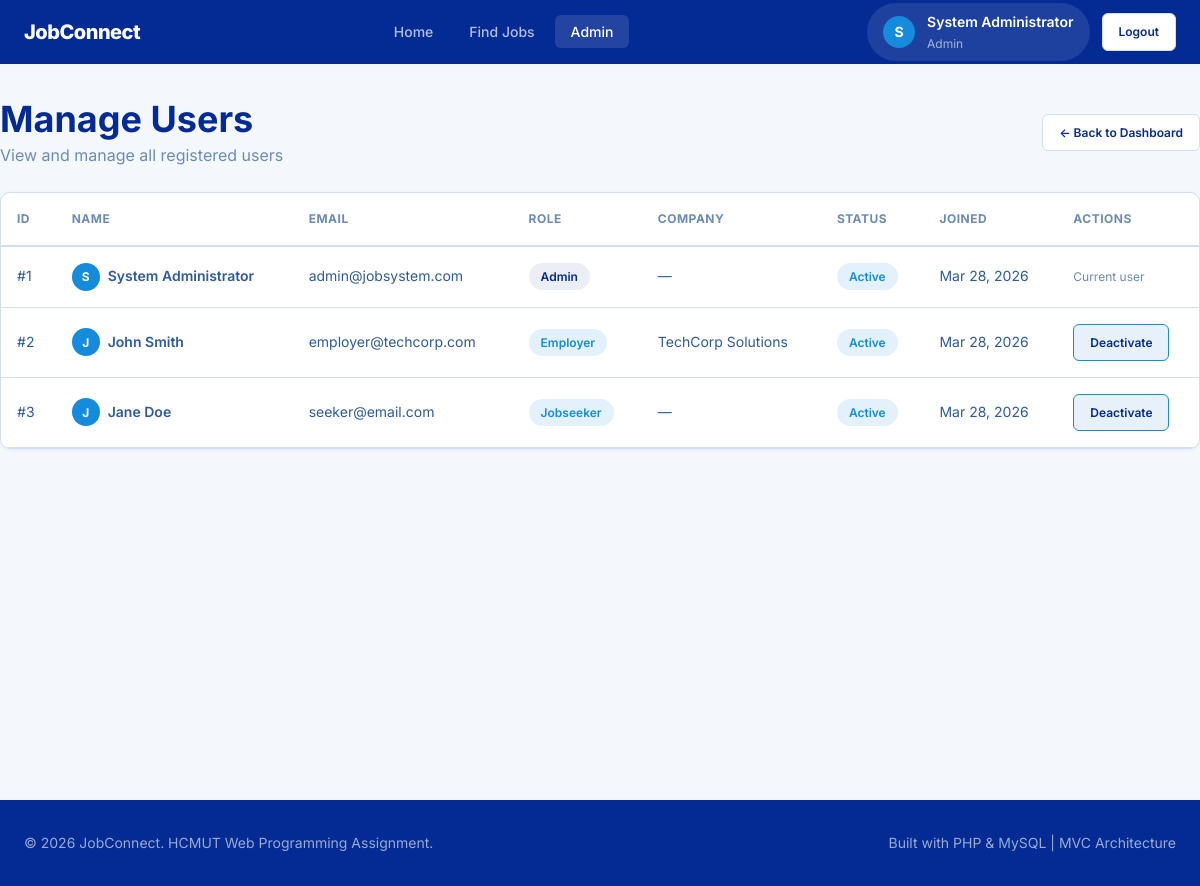
Page /admin/users (signed in) on the committed database.
### tables this page shows
CREATE TABLE users (
    id INT AUTO_INCREMENT PRIMARY KEY,
    email VARCHAR(255) NOT NULL UNIQUE,
    password VARCHAR(255) NOT NULL,
    full_name VARCHAR(150) NOT NULL,
    company_name VARCHAR(200) DEFAULT NULL,
    phone VARCHAR(20) DEFAULT NULL,
    role ENUM('employer', 'jobseeker', 'admin') NOT NULL DEFAULT 'jobseeker',
    is_active TINYINT(1) DEFAULT 1,
    created_at TIMESTAMP DEFAULT CURRENT_TIMESTAMP,
    updated_at TIMESTAMP DEFAULT CURRENT_TIMESTAMP ON UPDATE CURRENT_TIMESTAMP
);

### controllers/AdminController.php (called while the page is built, shortened)
<?php
require_once APP_ROOT . '/models/UserModel.php';
class AdminController
{
    private $userModel;
    public function __construct()
    {
        $this->userModel = new UserModel();
    }
    public function users()
    {
        $users = $this->userModel->getAll();
        view('admin/users', [
            'title' => 'Manage Users',
            'users' => $users
        ]);
    }
}

### public/index.php (called while the page is built, shortened)
<?php
require_once APP_ROOT . '/config/database.php';
require_once APP_ROOT . '/helpers/functions.php';
$requestUri = parse_url($_SERVER['REQUEST_URI'], PHP_URL_PATH);
$requestMethod = $_SERVER['REQUEST_METHOD'];
$requestUri = rtrim($requestUri, '/') ?: '/';
$matched = Router::dispatch($requestUri, $requestMethod);

### config/database.php (called while the page is built, shortened)
<?php
class Database
{
    private static $instance = null;
    private $pdo;
    private function __construct()
    {
        $dsn = "mysql:host=" . DB_HOST . ";dbname=" . DB_NAME . ";charset=" . DB_CHARSET;
        $options = [
            PDO::ATTR_ERRMODE => PDO::ERRMODE_EXCEPTION,
            PDO::ATTR_DEFAULT_FETCH_MODE => PDO::FETCH_ASSOC,
            PDO::ATTR_EMULATE_PREPARES => false,
        ];
        try {
            $this->pdo = new PDO($dsn, DB_USER, DB_PASS, $options);
        } catch (PDOException $e) {
            die("Database connection failed: " . $e->getMessage());
        }
    }
    public static function getInstance()
    {
        if (self::$instance === null) {
            self::$instance = new self();
        }
        return self::$instance;
    }
    public function getConnection()
    {
        return $this->pdo;
    }
}

### models/UserModel.php (called while the page is built, shortened)
<?php
class UserModel
{
    private $db;
    public function __construct()
    {
        $this->db = Database::getInstance()->getConnection();
    }
    public function getAll($role = null)
    {
        $sql = "SELECT * FROM users";
        $params = [];
        $sql .= " ORDER BY created_at DESC";
        $stmt = $this->db->prepare($sql);
        $stmt->execute($params);
        return $stmt->fetchAll();
    }
}

### views/admin/users.php (the view)
<div class="container" style="padding: var(--space-8) 0;">
    <div class="d-flex justify-between align-center mb-6" style="flex-wrap: wrap; gap: var(--space-4);">
        <div>
            <h1>Manage Users</h1>
            <p class="text-muted">View and manage all registered users</p>
        </div>
        <a href="/admin/dashboard" class="btn btn-secondary btn-sm">&larr; Back to Dashboard</a>
    </div>
    <div class="card">
        <div class="card-body" style="padding: 0;">
            <div class="table-responsive">
                <table class="table">
                    <thead>
                        <tr>
                            <th>ID</th>
                            <th>Name</th>
                            <th>Email</th>
                            <th>Role</th>
                            <th>Company</th>
                            <th>Status</th>
                            <th>Joined</th>
                            <th>Actions</th>
                        </tr>
                    </thead>
                    <tbody>
                        <?php foreach ($users as $user): ?>
                            <tr>
                                <td class="text-muted">#<?= $user['id'] ?></td>
                                <td style="font-weight: 600;">
                                    <div class="d-flex align-center gap-2">
                                        <div class="user-avatar" style="width: 28px; height: 28px; font-size: 12px;">
                                            <?= strtoupper(substr($user['full_name'], 0, 1)) ?></div>
                                        <?= h($user['full_name']) ?>
                                    </div>
                                </td>
                                <td><?= h($user['email']) ?></td>
                                <td><span
                                        class="badge badge-<?= $user['role'] === 'admin' ? 'danger' : ($user['role'] === 'employer' ? 'info' : 'success') ?>"><?= ucfirst(h($user['role'])) ?></span>
                                </td>
                                <td><?= h($user['company_name'] ?? '—') ?></td>
                                <td><span
                                        class="badge badge-<?= $user['is_active'] ? 'success' : 'warning' ?>"><?= $user['is_active'] ? 'Active' : 'Inactive' ?></span>
                                </td>
                                <td class="text-muted"><?= formatDate($user['created_at']) ?></td>
                                <td>
                                    <?php if ($user['id'] != getUserId()): ?>
                                        <a href="/admin/users/<?= $user['id'] ?>/toggle"
                                            class="btn btn-sm <?= $user['is_active'] ? 'btn-warning' : 'btn-success' ?>"><?= $user['is_active'] ? 'Deactivate' : 'Activate' ?></a>
                                    <?php else: ?>
                                        <span class="text-muted" style="font-size: var(--font-size-xs);">Current user</span>
                                    <?php endif; ?>
                                </td>
                            </tr>
                        <?php endforeach; ?>
                    </tbody>
                </table>
            </div>
        </div>
    </div>
</div>

### routes/Router.php (shortened to what this page needs)
<?php
class Router
{
    private static $routes = [];
    public static function get($path, $handler, $middleware = [])
    {
        self::$routes[] = [
            'method' => 'GET',
            'path' => $path,
            'handler' => $handler,
            'middleware' => $middleware
        ];
    }
    public static function post($path, $handler, $middleware = [])
    {
        self::$routes[] = [
            'method' => 'POST',
            'path' => $path,
            'handler' => $handler,
            'middleware' => $middleware
        ];
    }
    public static function dispatch($uri, $method)
    {
        foreach (self::$routes as $route) {
            if ($route['method'] !== $method)
                continue;
            $pattern = preg_replace('/\{([a-zA-Z_]+)\}/', '(?P<$1>[^/]+)', $route['path']);
            $pattern = '#^' . $pattern . '$#';
            if (preg_match($pattern, $uri, $matches)) {
                $params = array_filter($matches, 'is_string', ARRAY_FILTER_USE_KEY);
                list($controller, $action) = explode('@', $route['handler']);
                $controllerFile = APP_ROOT . '/controllers/' . $controller . '.php';
                if (file_exists($controllerFile)) {
                    $controllerInstance = new $controller();
                    if (method_exists($controllerInstance, $action)) {
                        call_user_func_array([$controllerInstance, $action], $params);
                        return true;
                    }
                }
            }
        }
        return false;
    }
}

### rows in the picture
users: id "1", full_name "S", full_name "System Administrator", email "admin@jobsystem.com", role "Admin", company_name "—", is_active "Active", created_at "Mar 28, 2026", shows "Current user"
users: id "2", full_name "J", full_name "John Smith", email "employer@techcorp.com", role "Employer", company_name "TechCorp Solutions", is_active "Active", created_at "Mar 28, 2026"
users: id "3", full_name "J", full_name "Jane Doe", email "seeker@email.com", role "Jobseeker", company_name "—", is_active "Active", created_at "Mar 28, 2026"
